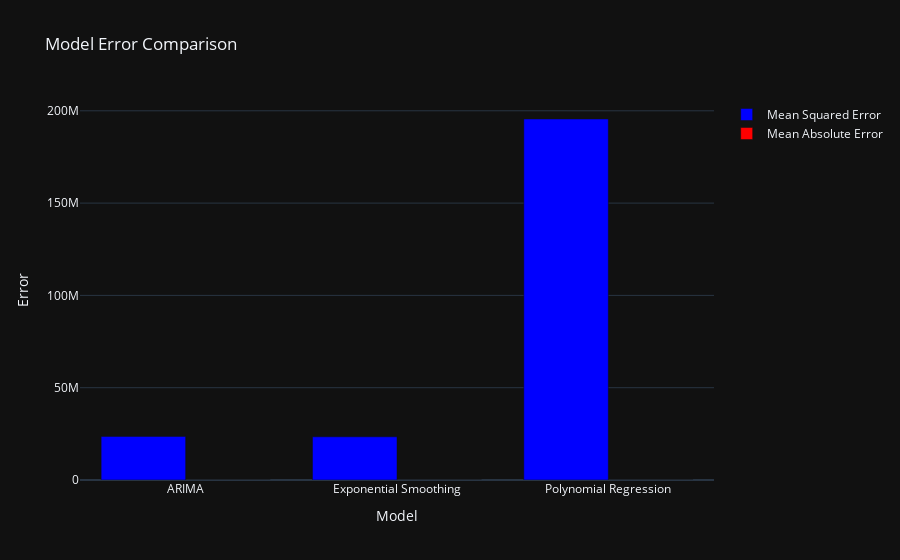

The notebook cell saved with this chart:
### Code cell
# Make chart for errors
fig_errors = go.Figure()

fig_errors.add_trace(go.Bar(
    x=['ARIMA', 'Exponential Smoothing', 'Polynomial Regression'],
    y=[arima_mse, es_mse, poly_mse],
    name='Mean Squared Error',
    marker_color='blue'
))

fig_errors.add_trace(go.Bar(
    x=['ARIMA', 'Exponential Smoothing', 'Polynomial Regression'],
    y=[arima_mae, es_mae, poly_mae],
    name='Mean Absolute Error',
    marker_color='red'
))

fig_errors.update_layout(
    title='Model Error Comparison',
    xaxis_title='Model',
    yaxis_title='Error',
    barmode='group'
)

fig_errors.show()

### Figure 1 — Plotly figure (JSON) as saved in the notebook; plotly's stock layout.template omitted (floating-point values rounded to 4 significant figures)
{"data": [{"marker": {"color": "blue"}, "name": "Mean Squared Error", "x": ["ARIMA", "Exponential Smoothing", "Polynomial Regression"], "y": [23620000.0, 23400000.0, 195600000.0], "type": "bar"}, {"marker": {"color": "red"}, "name": "Mean Absolute Error", "x": ["ARIMA", "Exponential Smoothing", "Polynomial Regression"], "y": [3736.0, 4368.0, 13070.0], "type": "bar"}], "layout": {"title": {"text": "Model Error Comparison"}, "xaxis": {"title": {"text": "Model"}}, "yaxis": {"title": {"text": "Error"}}, "barmode": "group"}}
